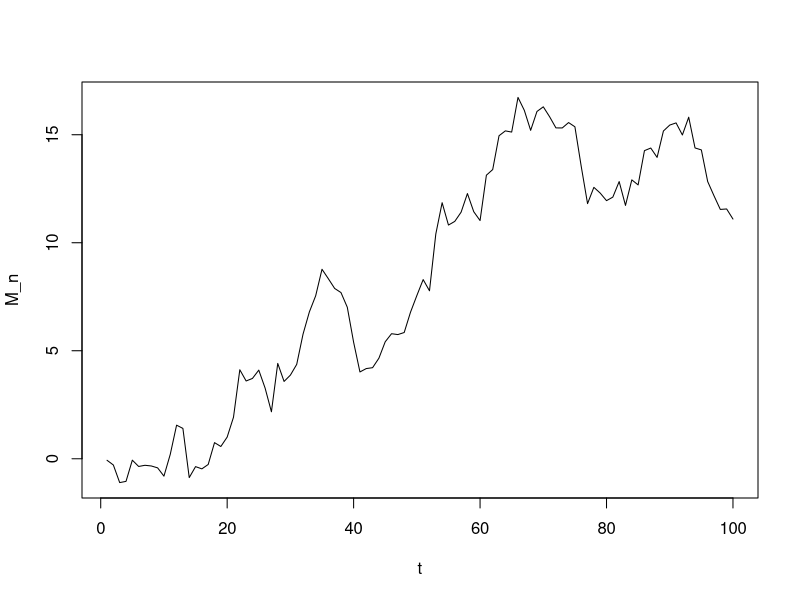
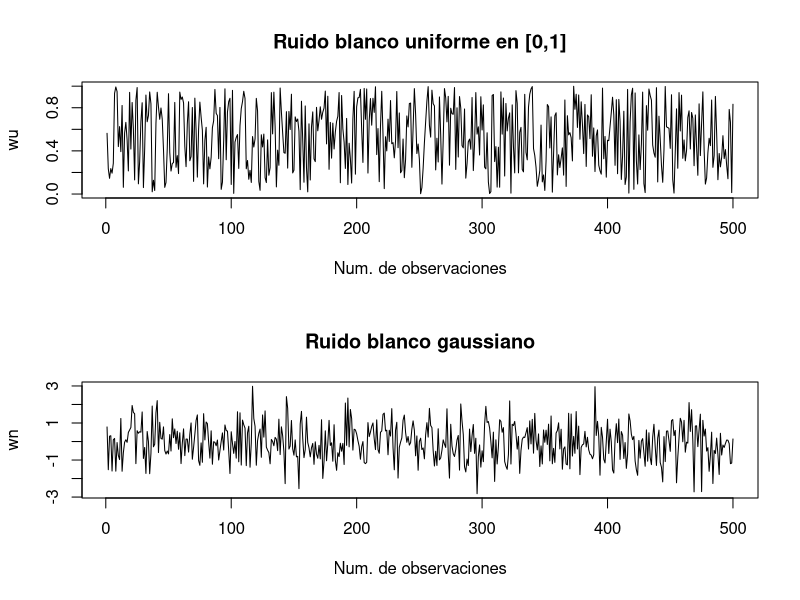
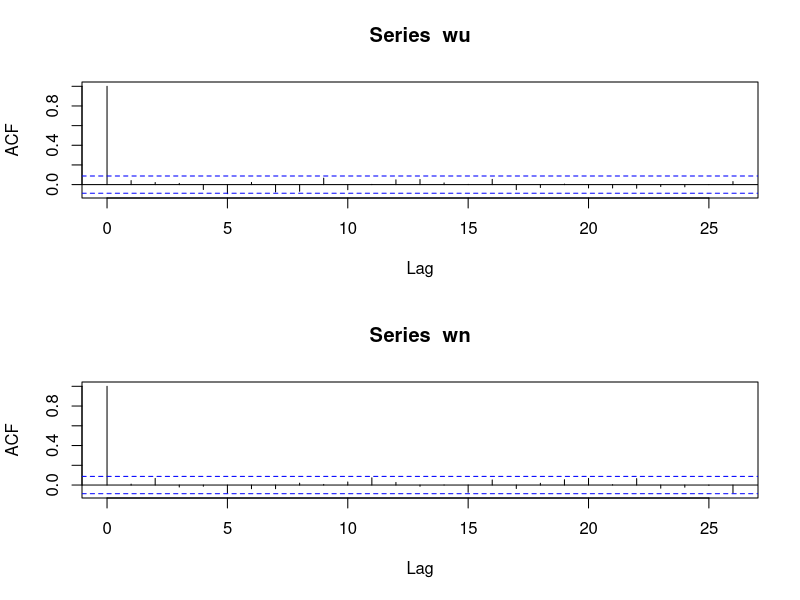
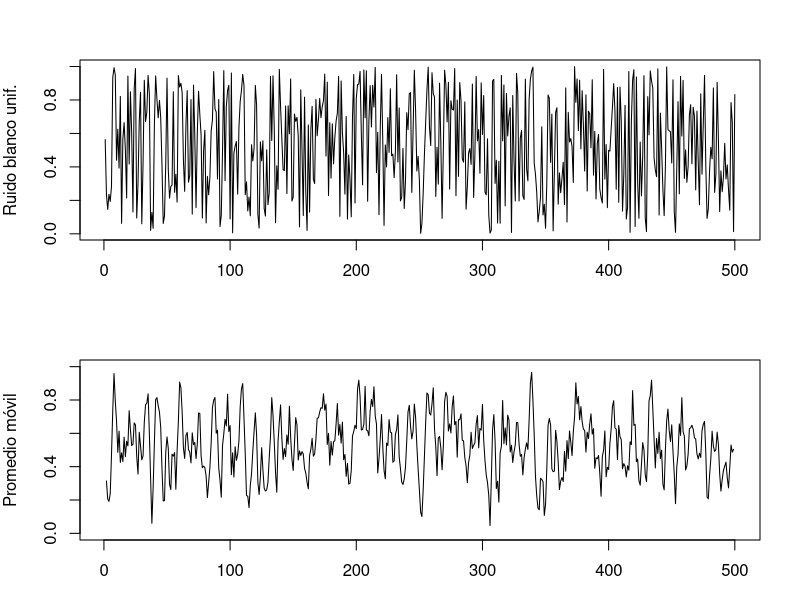
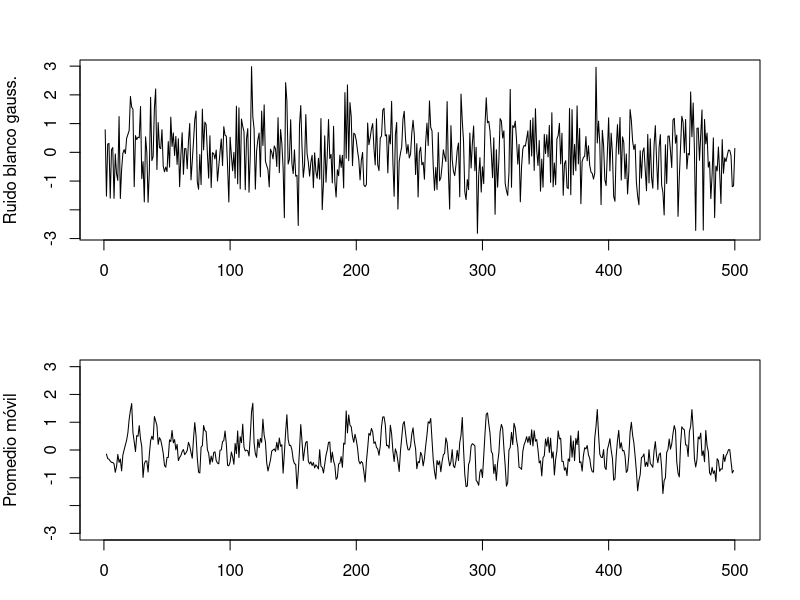
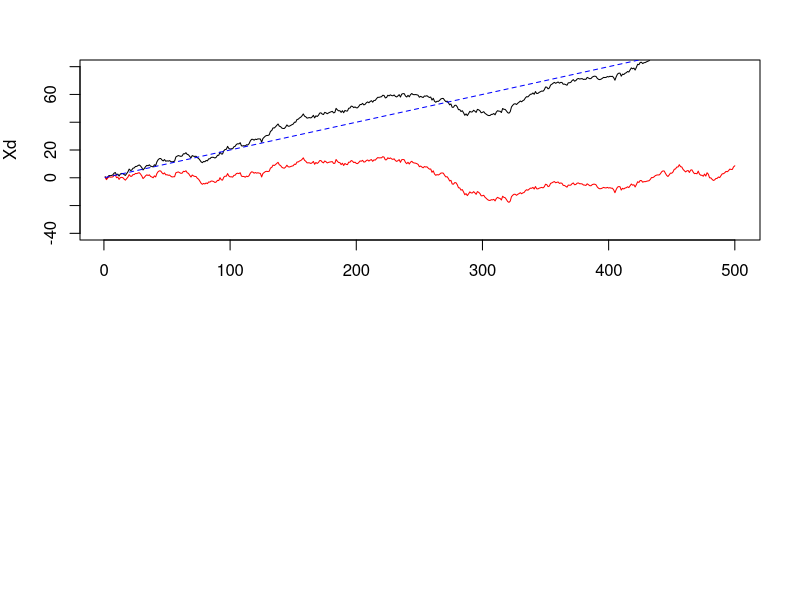

Source code (R) for these figures, in order:
## ---- chunk 1
n=100
mu=0
sigma=1
X=rnorm(n,mu,sigma)
M=cumsum(X)
plot(M,type = "l",xlab = "t",ylab = "M_n")
## ---- chunk 2
#-----------------------------------------
# Ruidos blancos
#-----------------------------------------
# Uniforme [0,1]
wu=runif(500,0,1)
# Gaussiano
wn=rnorm(500,0,1)
# Graficos
par(mfrow=c(2,1))
plot(wu,type = "l",xlab = "Num. de observaciones",
     main = "Ruido blanco uniforme en [0,1]")
plot(wn,type = "l",xlab = "Num. de observaciones",
     main = "Ruido blanco gaussiano")
# Funciones de autocovarianza (ACF)
acf(wu)
acf(wn)
## ---- chunk 3
#------------------------------------------
# Promedio movil
#------------------------------------------
# Uniforme
vu=filter(wu,sides = 2,rep(1/3,3))
par(mfrow=c(2,1),mar=c(3,4,3,2))#
plot.ts(wu,xlab=" ",ylab="Ruido blanco unif.")
plot.ts(vu,ylim=c(0,1),ylab="Promedio móvil")
# Gaussiano
vn=filter(wn,sides = 2,rep(1/3,3))
par(mfrow=c(2,1),mar=c(3,4,3,2))
plot.ts(wn,xlab=" ",ylab="Ruido blanco gauss.")
plot.ts(vn,ylim=c(-3,3),ylab="Promedio móvil")
## ---- chunk 4
set.seed(154)
w=rnorm(500,0,1)
X=cumsum(w)
wd=w+0.2; Xd=cumsum(wd)
plot.ts(Xd,ylim=c(-40,80))
lines(X,col="red")
lines(0.2*(1:500),lty="dashed",col="blue")
